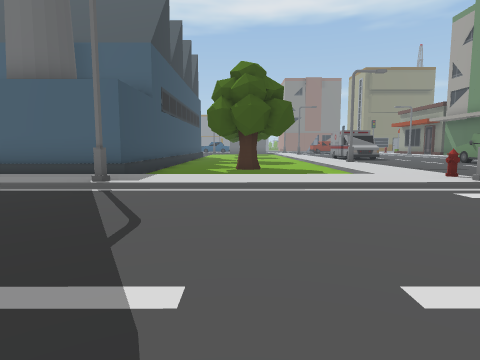
View 1 (above)

24 first-person views from a walk through a 3-D level made in the Unity game engine. The camera is 1.3 m above the floor, tilts 6° down and sees 75° across. The floor is counted in squares, 2 m on a side. Each view is taken from the middle of a square. On the plan, view 1 faces up. The plan holds only what a view shows up to about 10 squares ahead; the rest is blank. The place goes on beyond the plan. Some surface patterns are stand-ins.

View 2
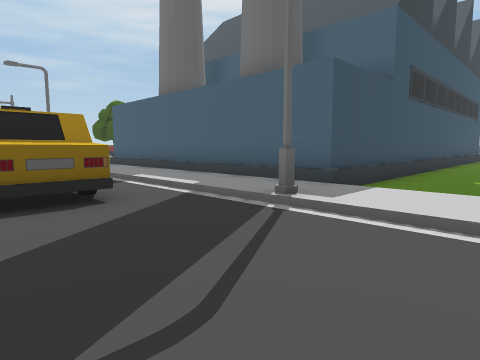

View 3
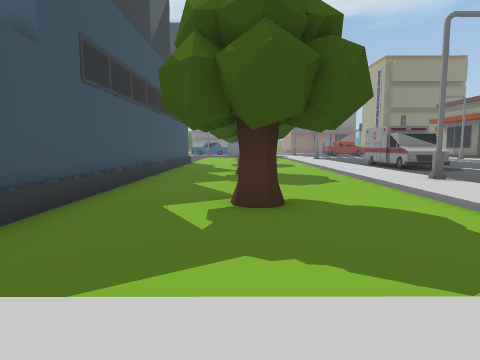

View 4
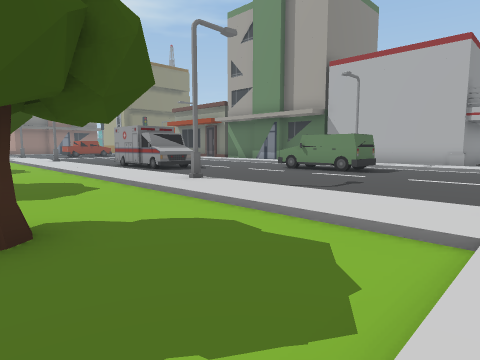

View 5
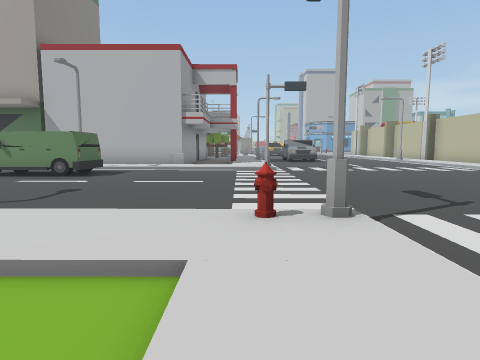

View 6
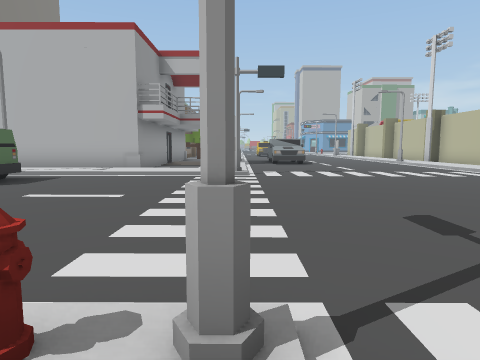

View 7
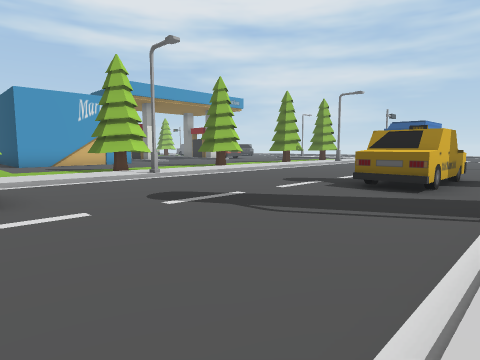

View 8
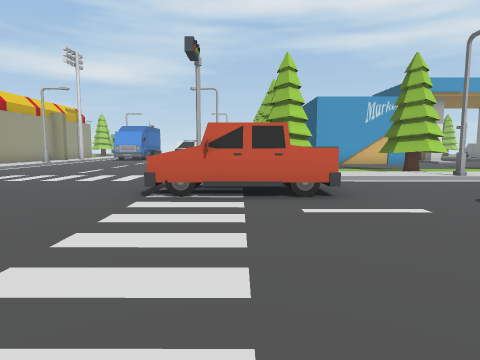

View 9
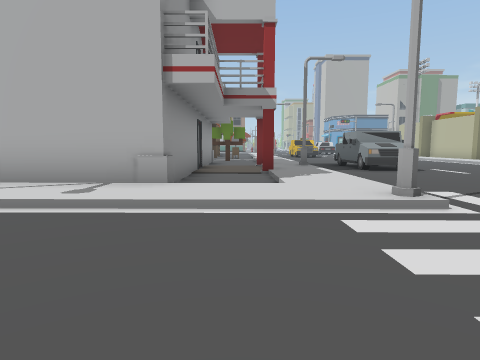

View 10
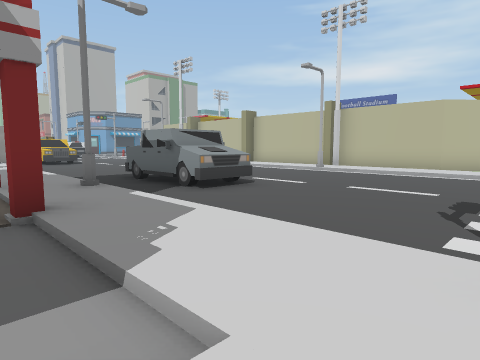

View 11
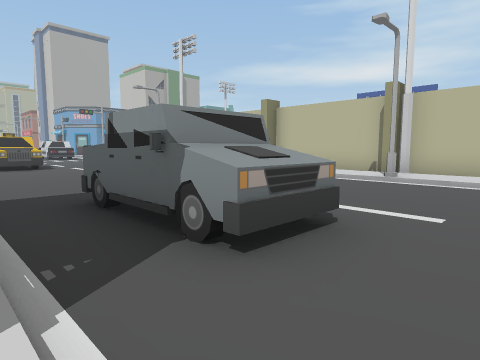

View 12
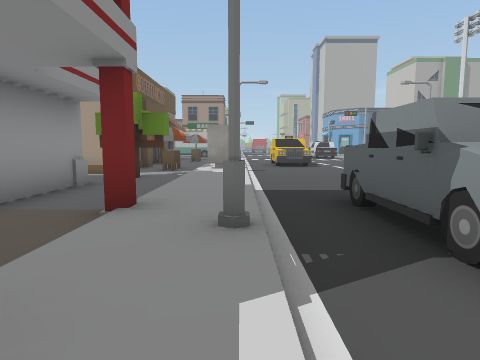

View 13
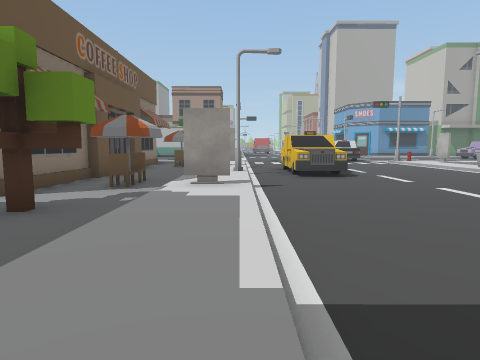

View 14
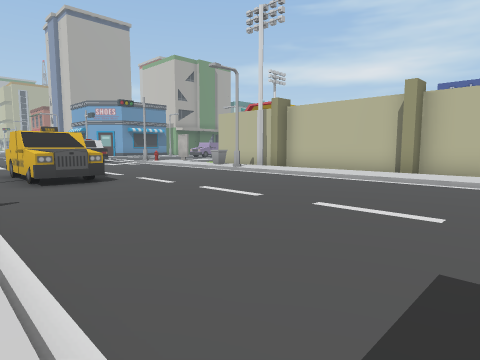

View 15
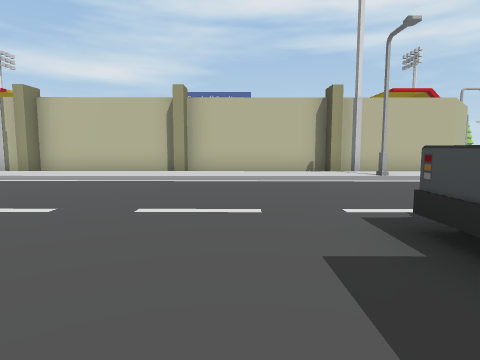

View 16
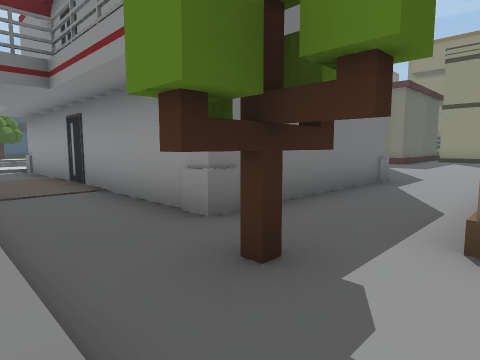

View 17
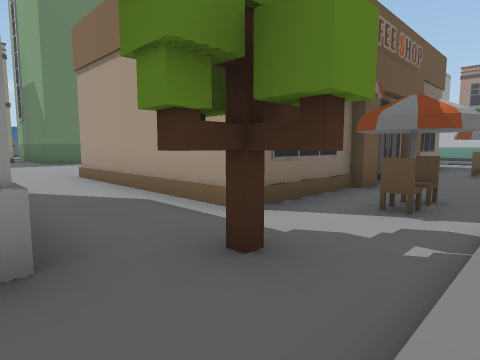

View 18
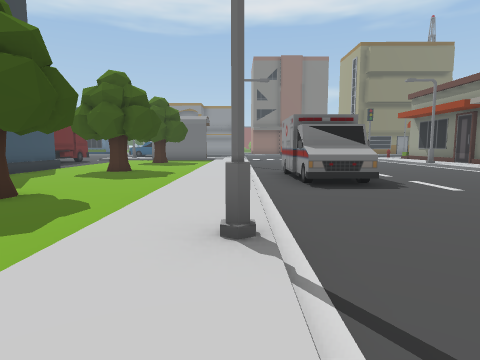

View 19
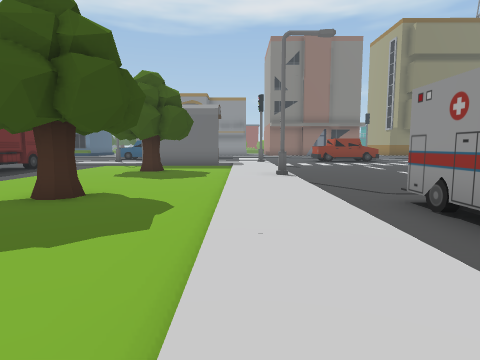

View 20
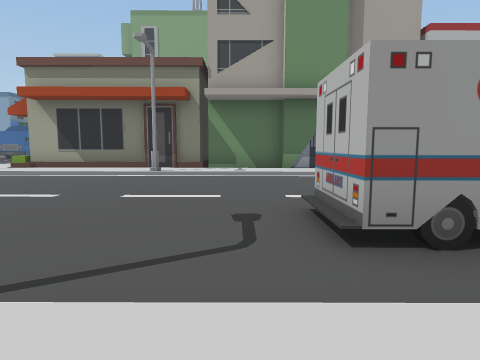

View 21
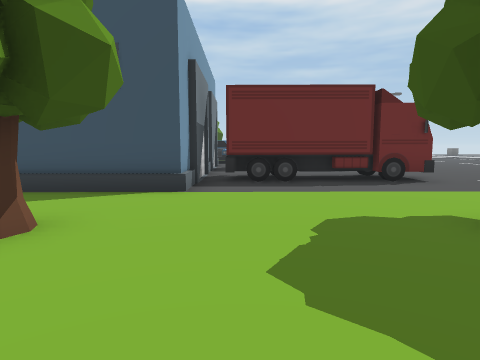

View 22
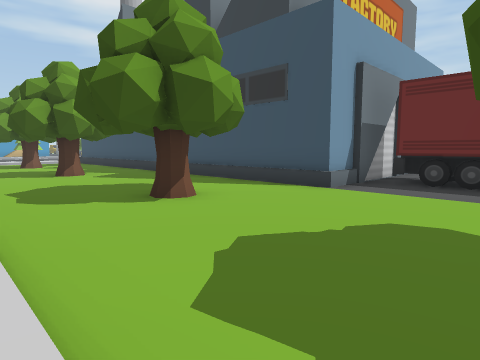

View 23
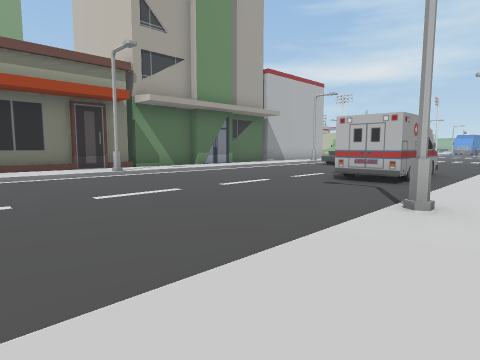

View 24
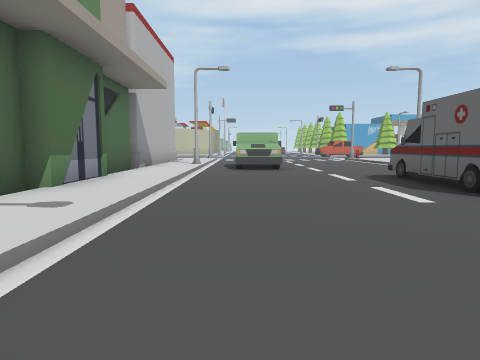

### Floor plan
Key: @ floor where view 1 was taken; # wall or solid block; . main floor; : floor 0.25 m higher than the main floor; / step, stairs or slope; O other object.
Columns run from 8 left of view 1 to 29 right of it. Each row starts with its distance up from view 1.
 25     O..    :/...   /:O
 24  ..OO...O..:/....../:O
 23  .. O......:/....../:O
 22     O......:/....../:O
 21  ..OO......:O......O:O
 20 OOOOOO.....:/....../:O
 19 OOOO O..O..:/....../:O
 18      O.....://O..../:O        ..
 17      O.....:/.O..../:O       ....
 16      O.....:/.O..../:O       ....
 15      O.....:/.O..../:O       ....
 14      O..O..:/....../:O       ...#
 13      O.....:/....../:#       #..#
 12      O.....:/....OO/:#       #..#
 11   O  O.....:O....OOO:#       #..#
 10 OOOOOO.....:/....OO/:#       #..#
  9 OOOOOO..O..:/....../:#########..######
  8 OO  OO.....:/....../:........#OO......
  7 OOOOOO.....:/....../:..........O.OO...
  6 ::::::::::::O....../::::#::::::::O:
  5 //////O/////#....../#/////O/////////O/
  4 ......................................
  3 .OOOO....................OOO.......OOO
  2    .......................O...........
  1  .....................................
  0  .......@.OOO.........................
 -1   ........O  .... ....................
 -2    ///O///   ....   //////O/////////O/
 -3     ::::::    ....   :::::::::::::::
 -4       O...O   .....   ....#....#...##
 -5      OO..OO   .....   ###############

Where each view was taken, in squares from view 1:
view 1: 0 up, 0 right, facing up
view 2: 2 up, 0 right, facing up-left
view 3: 5 up, 0 right, facing up
view 4: 6 up, 0 right, facing up-right
view 5: 6 up, 1 right, facing right
view 6: 5 up, 3 right, facing right
view 7: 5 up, 2 right, facing down-left
view 8: 5 up, 3 right, facing down
view 9: 7 up, 8 right, facing right
view 10: 7 up, 12 right, facing down-right
view 11: 5 up, 15 right, facing down-right
view 12: 5 up, 15 right, facing right
view 13: 5 up, 19 right, facing right
view 14: 5 up, 20 right, facing down-right
view 15: 5 up, 21 right, facing down
view 16: 6 up, 24 right, facing up-left
view 17: 6 up, 21 right, facing up-right
view 18: 9 up, 4 right, facing up
view 19: 14 up, 3 right, facing up
view 20: 19 up, 3 right, facing right
view 21: 21 up, 3 right, facing left
view 22: 23 up, 3 right, facing down-left
view 23: 25 up, 3 right, facing down-right
view 24: 22 up, 10 right, facing down
